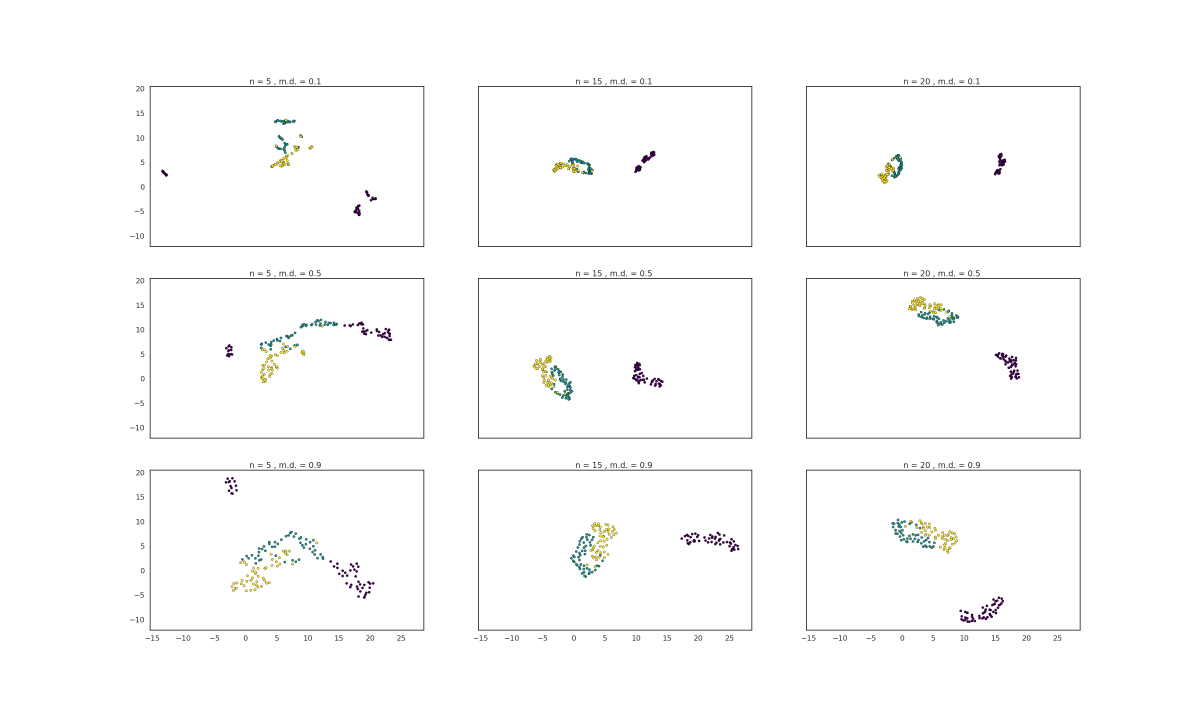
#> input picture Pycon India 2020/Images & Plots/trial.png, 3600 x 2160 px, given in place of trial.jpg, which was not available (shown at 1/3 size)
$ jupyter execute --allow-errors Pycon1.ipynb   (shell and % lines are left out)
#> lines starting #> are read from the running program, lines starting #| are printed output that depends on the picture
[cell 1]
from sklearn.manifold import TSNE
import matplotlib.pyplot as plt
import pandas as pd
#> (the rest of this cell did not finish here and is left out)

#> (a cell that did not finish here is left out)

[cell 3]
from matplotlib.image import imread

N = 10000


data = imread('trial.jpg')[::-1, :, 0].T
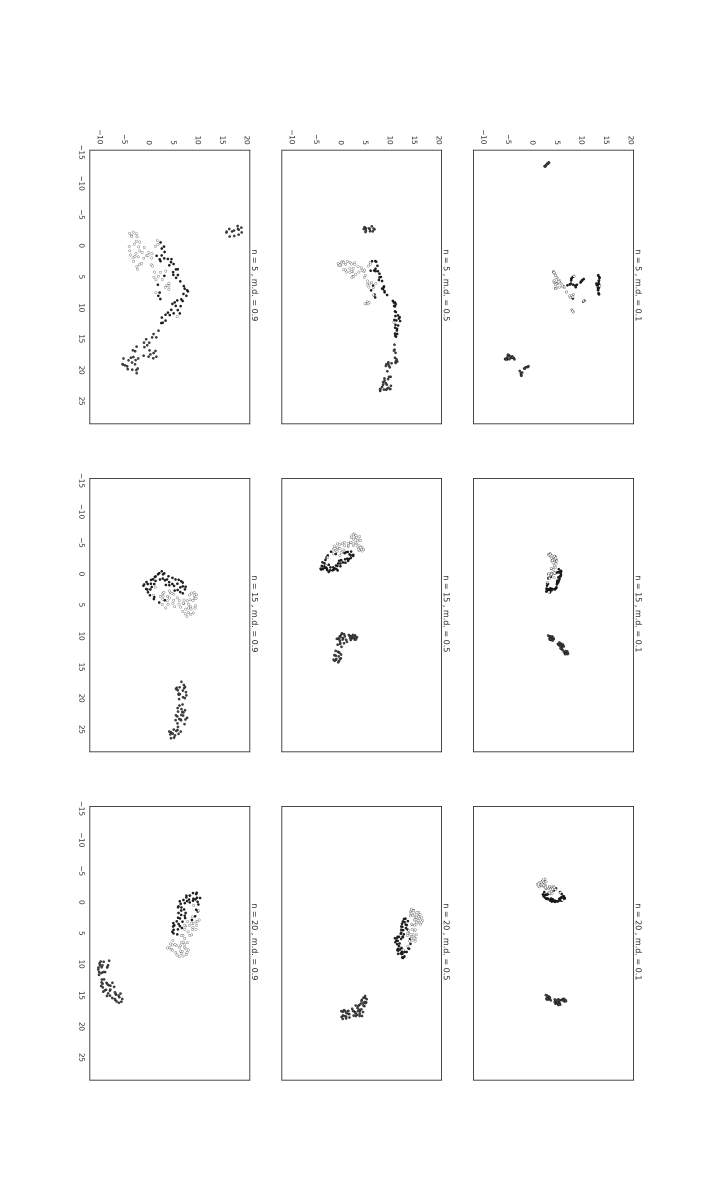
#> data: shape (3600, 2160) float32 (shown at 1/3 size); min 0.0118, max 1, mean 0.988
#> (the rest of this cell did not finish here and is left out)


$ run again, with Pycon India 2020/Images & Plots/Fuzzy Simplicial.png copied over Pycon India 2020/Images & Plots/trial.png
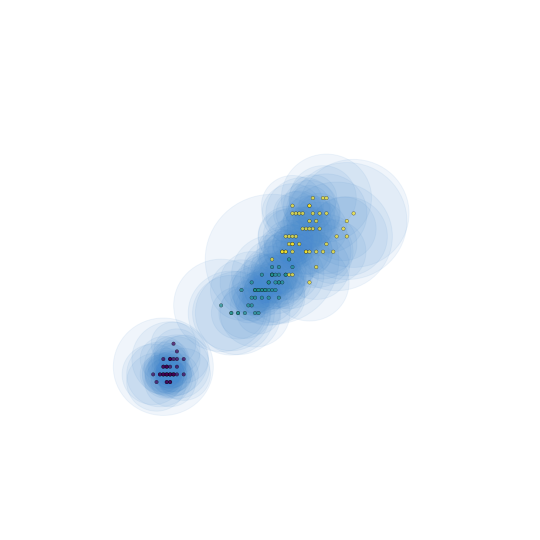
#> input picture Pycon India 2020/Images & Plots/Fuzzy Simplicial.png, 1080 x 1080 px, given in place of trial.jpg, which was not available (shown at 1/2 size)
#> `data = imread('trial.jpg')[::-1, :, 0].T`:
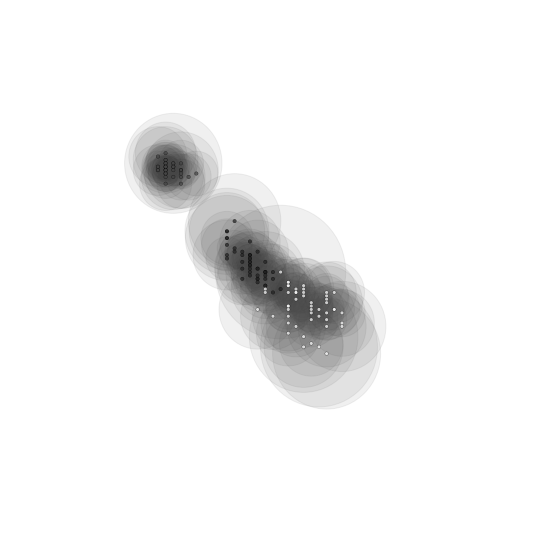
#> data: shape (1080, 1080) float32 (shown at 1/2 size); min 0.0235, max 1, mean 0.96

$ run again, with Pycon India 2020/Images & Plots/Fuzzy Simplicial_color_nn30.png copied over Pycon India 2020/Images & Plots/trial.png
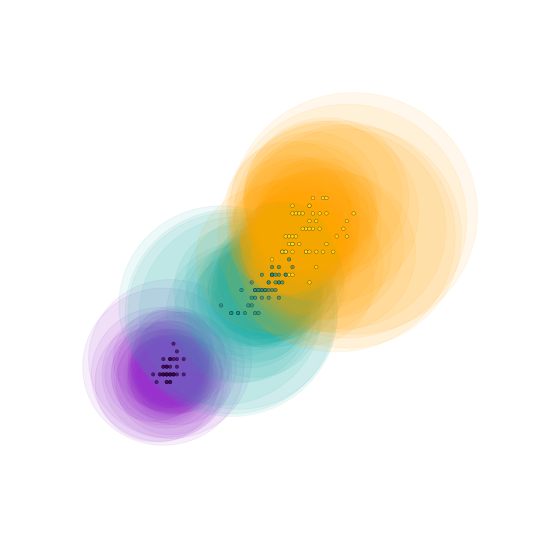
#> input picture Pycon India 2020/Images & Plots/Fuzzy Simplicial_color_nn30.png, 1080 x 1080 px, given in place of trial.jpg, which was not available (shown at 1/2 size)
#> `data = imread('trial.jpg')[::-1, :, 0].T`:
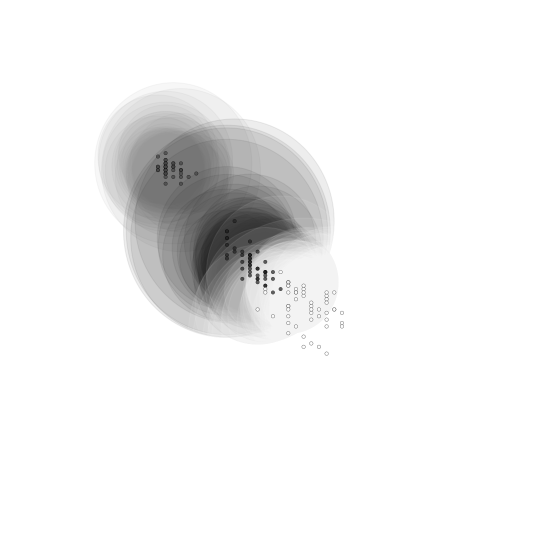
#> data: shape (1080, 1080) float32 (shown at 1/2 size); min 0.0275, max 1, mean 0.948
